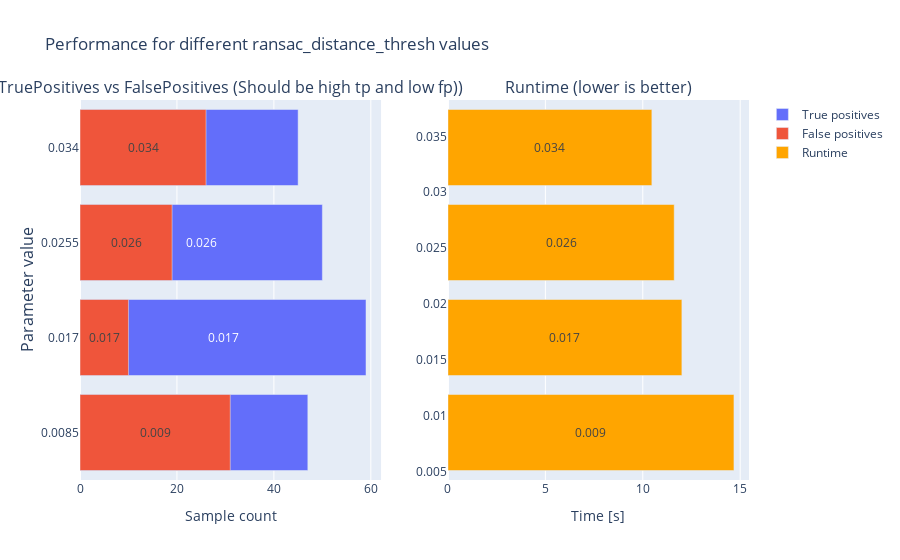
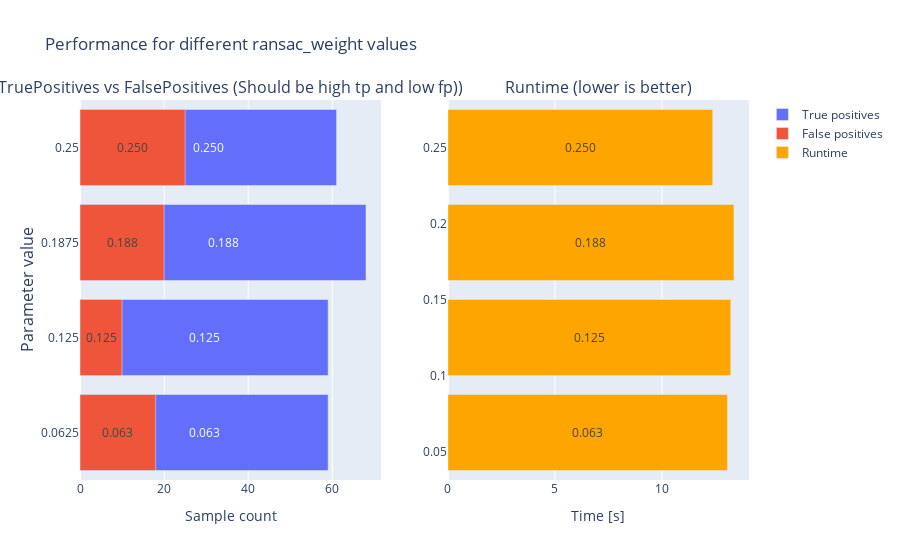
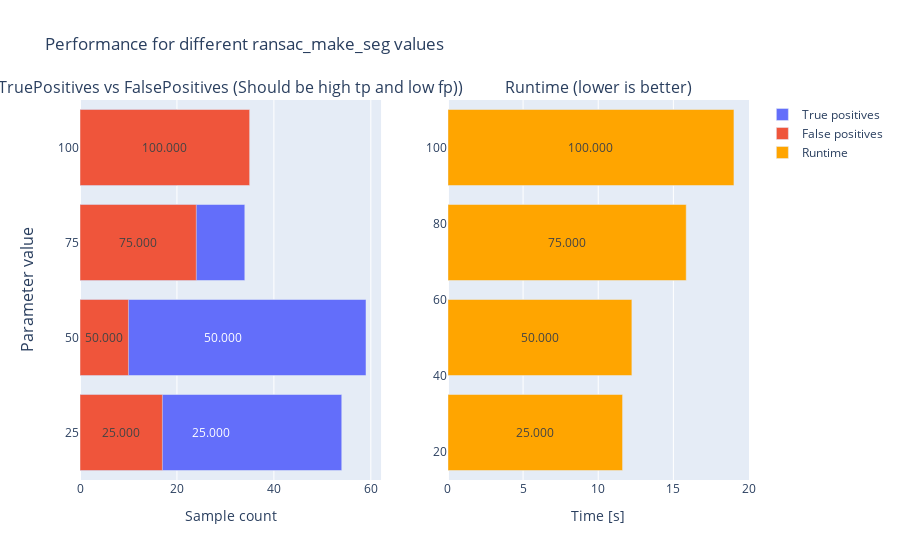
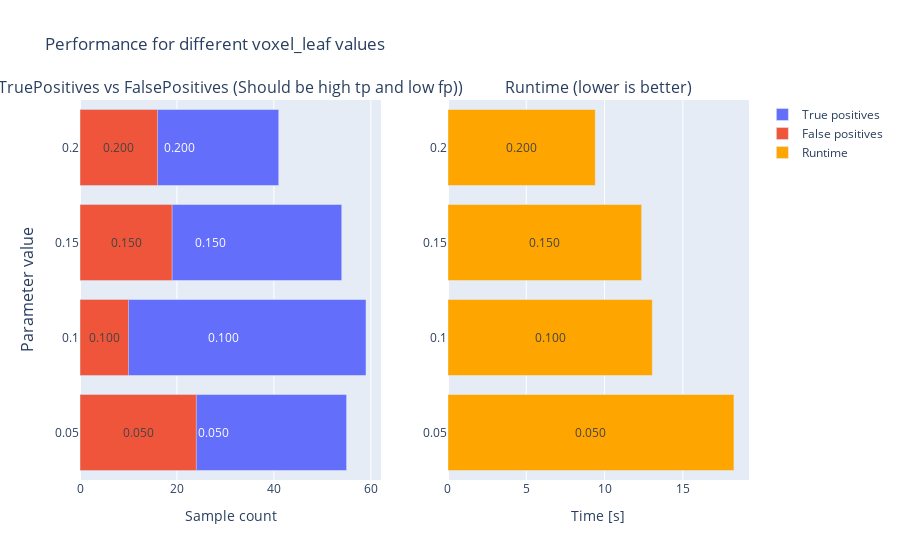

Here is the notebook cell these charts were saved with, in order:
### Code cell
# Standard parameters
params = [0.017, 0.125, 50, 0.1, 0.8, 4, 100, [0, 30, -3.5, 3.5, -1, 1.5]]
# Change each parameter by 50 to 100% and explore their influence
for i in range(7):
    if i != 4:
        dumb_optimizer2(i, params[i]*0.5, params[i]*2, 4)

### Figure 1 — Plotly figure (JSON) as saved in the notebook; plotly's stock layout.template omitted (floating-point values rounded to 4 significant figures)
{"data": [{"textposition": "inside", "orientation": "h", "texttemplate": "%{y:.3f}", "insidetextanchor": "middle", "offsetgroup": "0", "y": [0.0085, 0.017, 0.0255, 0.034], "x": [47, 59, 50, 45], "type": "bar", "name": "True positives"}, {"textposition": "inside", "orientation": "h", "texttemplate": "%{y:.3f}", "insidetextanchor": "middle", "offsetgroup": "0", "y": [0.0085, 0.017, 0.0255, 0.034], "x": [31, 10, 19, 26], "type": "bar", "name": "False positives"}, {"textposition": "inside", "name": "Runtime", "yaxis": "y2", "texttemplate": "%{y:.3f}", "insidetextanchor": "middle", "marker": {"color": "orange"}, "xaxis": "x2", "y": [0.0085, 0.017, 0.0255, 0.034], "x": [14.68, 12.01, 11.61, 10.47], "type": "bar", "orientation": "h"}], "layout": {"title": {"text": "Performance for different ransac_distance_thresh values"}, "yaxis": {"domain": [0, 1], "anchor": "x"}, "xaxis2": {"domain": [0.55, 1], "anchor": "y2", "title": {"text": "Time [s]"}}, "yaxis2": {"domain": [0, 1], "anchor": "x2"}, "xaxis": {"domain": [0, 0.45], "anchor": "y", "title": {"text": "Sample count"}}, "annotations": [{"yanchor": "bottom", "xref": "paper", "xanchor": "center", "yref": "paper", "text": "TruePositives vs FalsePositives\n(Should be high tp and low fp))", "y": 1, "x": 0.225, "font": {"size": 16}, "showarrow": false}, {"yanchor": "bottom", "xref": "paper", "xanchor": "center", "yref": "paper", "text": "Runtime (lower is better)", "y": 1, "x": 0.775, "font": {"size": 16}, "showarrow": false}, {"yanchor": "middle", "xref": "paper", "xanchor": "right", "yref": "paper", "text": "Parameter value", "xshift": -40, "textangle": -90, "y": 0.5, "x": 0, "font": {"size": 16}, "showarrow": false}]}}

### Figure 2 — Plotly figure (JSON) as saved in the notebook; plotly's stock layout.template omitted (floating-point values rounded to 4 significant figures)
{"data": [{"textposition": "inside", "orientation": "h", "texttemplate": "%{y:.3f}", "insidetextanchor": "middle", "offsetgroup": "0", "y": [0.0625, 0.125, 0.1875, 0.25], "x": [59, 59, 68, 61], "type": "bar", "name": "True positives"}, {"textposition": "inside", "orientation": "h", "texttemplate": "%{y:.3f}", "insidetextanchor": "middle", "offsetgroup": "0", "y": [0.0625, 0.125, 0.1875, 0.25], "x": [18, 10, 20, 25], "type": "bar", "name": "False positives"}, {"textposition": "inside", "name": "Runtime", "yaxis": "y2", "texttemplate": "%{y:.3f}", "insidetextanchor": "middle", "marker": {"color": "orange"}, "xaxis": "x2", "y": [0.0625, 0.125, 0.1875, 0.25], "x": [13.06, 13.21, 13.36, 12.37], "type": "bar", "orientation": "h"}], "layout": {"title": {"text": "Performance for different ransac_weight values"}, "yaxis": {"domain": [0, 1], "anchor": "x"}, "xaxis2": {"domain": [0.55, 1], "anchor": "y2", "title": {"text": "Time [s]"}}, "yaxis2": {"domain": [0, 1], "anchor": "x2"}, "xaxis": {"domain": [0, 0.45], "anchor": "y", "title": {"text": "Sample count"}}, "annotations": [{"yanchor": "bottom", "xref": "paper", "xanchor": "center", "yref": "paper", "text": "TruePositives vs FalsePositives\n(Should be high tp and low fp))", "y": 1, "x": 0.225, "font": {"size": 16}, "showarrow": false}, {"yanchor": "bottom", "xref": "paper", "xanchor": "center", "yref": "paper", "text": "Runtime (lower is better)", "y": 1, "x": 0.775, "font": {"size": 16}, "showarrow": false}, {"yanchor": "middle", "xref": "paper", "xanchor": "right", "yref": "paper", "text": "Parameter value", "xshift": -40, "textangle": -90, "y": 0.5, "x": 0, "font": {"size": 16}, "showarrow": false}]}}

### Figure 3 — Plotly figure (JSON) as saved in the notebook; plotly's stock layout.template omitted (floating-point values rounded to 4 significant figures)
{"data": [{"textposition": "inside", "orientation": "h", "texttemplate": "%{y:.3f}", "insidetextanchor": "middle", "offsetgroup": "0", "y": [25, 50, 75, 100], "x": [54, 59, 34, 20], "type": "bar", "name": "True positives"}, {"textposition": "inside", "orientation": "h", "texttemplate": "%{y:.3f}", "insidetextanchor": "middle", "offsetgroup": "0", "y": [25, 50, 75, 100], "x": [17, 10, 24, 35], "type": "bar", "name": "False positives"}, {"textposition": "inside", "name": "Runtime", "yaxis": "y2", "texttemplate": "%{y:.3f}", "insidetextanchor": "middle", "marker": {"color": "orange"}, "xaxis": "x2", "y": [25, 50, 75, 100], "x": [11.62, 12.24, 15.86, 19.03], "type": "bar", "orientation": "h"}], "layout": {"title": {"text": "Performance for different ransac_make_seg values"}, "yaxis": {"domain": [0, 1], "anchor": "x"}, "xaxis2": {"domain": [0.55, 1], "anchor": "y2", "title": {"text": "Time [s]"}}, "yaxis2": {"domain": [0, 1], "anchor": "x2"}, "xaxis": {"domain": [0, 0.45], "anchor": "y", "title": {"text": "Sample count"}}, "annotations": [{"yanchor": "bottom", "xref": "paper", "xanchor": "center", "yref": "paper", "text": "TruePositives vs FalsePositives\n(Should be high tp and low fp))", "y": 1, "x": 0.225, "font": {"size": 16}, "showarrow": false}, {"yanchor": "bottom", "xref": "paper", "xanchor": "center", "yref": "paper", "text": "Runtime (lower is better)", "y": 1, "x": 0.775, "font": {"size": 16}, "showarrow": false}, {"yanchor": "middle", "xref": "paper", "xanchor": "right", "yref": "paper", "text": "Parameter value", "xshift": -40, "textangle": -90, "y": 0.5, "x": 0, "font": {"size": 16}, "showarrow": false}]}}

### Figure 4 — Plotly figure (JSON) as saved in the notebook; plotly's stock layout.template omitted (floating-point values rounded to 4 significant figures)
{"data": [{"textposition": "inside", "orientation": "h", "texttemplate": "%{y:.3f}", "insidetextanchor": "middle", "offsetgroup": "0", "y": [0.05, 0.1, 0.15, 0.2], "x": [55, 59, 54, 41], "type": "bar", "name": "True positives"}, {"textposition": "inside", "orientation": "h", "texttemplate": "%{y:.3f}", "insidetextanchor": "middle", "offsetgroup": "0", "y": [0.05, 0.1, 0.15, 0.2], "x": [24, 10, 19, 16], "type": "bar", "name": "False positives"}, {"textposition": "inside", "name": "Runtime", "yaxis": "y2", "texttemplate": "%{y:.3f}", "insidetextanchor": "middle", "marker": {"color": "orange"}, "xaxis": "x2", "y": [0.05, 0.1, 0.15, 0.2], "x": [18.26, 13.05, 12.37, 9.408], "type": "bar", "orientation": "h"}], "layout": {"title": {"text": "Performance for different voxel_leaf values"}, "yaxis": {"domain": [0, 1], "anchor": "x"}, "xaxis2": {"domain": [0.55, 1], "anchor": "y2", "title": {"text": "Time [s]"}}, "yaxis2": {"domain": [0, 1], "anchor": "x2"}, "xaxis": {"domain": [0, 0.45], "anchor": "y", "title": {"text": "Sample count"}}, "annotations": [{"yanchor": "bottom", "xref": "paper", "xanchor": "center", "yref": "paper", "text": "TruePositives vs FalsePositives\n(Should be high tp and low fp))", "y": 1, "x": 0.225, "font": {"size": 16}, "showarrow": false}, {"yanchor": "bottom", "xref": "paper", "xanchor": "center", "yref": "paper", "text": "Runtime (lower is better)", "y": 1, "x": 0.775, "font": {"size": 16}, "showarrow": false}, {"yanchor": "middle", "xref": "paper", "xanchor": "right", "yref": "paper", "text": "Parameter value", "xshift": -40, "textangle": -90, "y": 0.5, "x": 0, "font": {"size": 16}, "showarrow": false}]}}
